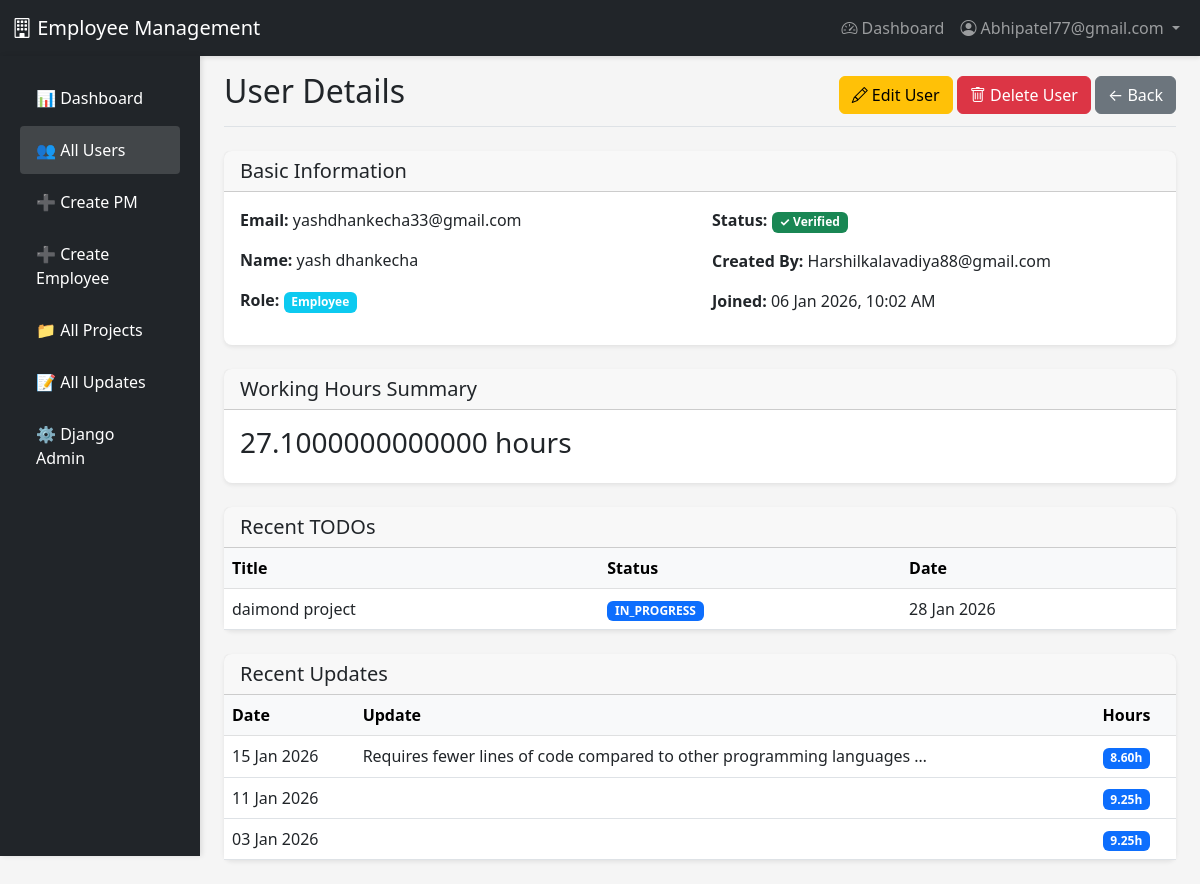
Page /user/12/ (signed in) on the committed database.
### accounts/models.py (models this page shows, shortened)
class User(AbstractUser):
    ROLE_CHOICES = (
        ('EMPLOYEE', 'Employee'),
        ('PM', 'Project Manager'),
        ('ADMIN', 'Admin'),
    )
    username = None
    email = models.EmailField(unique=True)
    role = models.CharField(max_length=10, choices=ROLE_CHOICES, default='EMPLOYEE')
    profile_image = models.ImageField(upload_to='profiles/', null=True, blank=True)
    is_verified = models.BooleanField(default=False)
    verification_token = models.CharField(max_length=100, blank=True)
    created_by = models.ForeignKey(
        'self',
        on_delete=models.CASCADE,  # ← Ye change kiya
        null=True,
        blank=True,
        related_name='created_users'
    )
    USERNAME_FIELD = 'email'
    REQUIRED_FIELDS = []
    objects = UserManager()
    class Meta:
        db_table = 'users'
        verbose_name = 'User'
        verbose_name_plural = 'Users'

class Todo(models.Model):
    STATUS_CHOICES = (
        ('PENDING', 'Pending'),
        ('IN_PROGRESS', 'In Progress'),
        ('COMPLETED', 'Completed'),
    )
    employee = models.ForeignKey(
        User,
        on_delete=models.CASCADE,  # ← Already correct
        limit_choices_to={'role': 'EMPLOYEE'},
        related_name='todos'
    )
    title = models.CharField(max_length=200)
    description = models.TextField(blank=True)
    status = models.CharField(max_length=15, choices=STATUS_CHOICES, default='PENDING')
    date = models.DateField(default=timezone.now)
    created_at = models.DateTimeField(auto_now_add=True)
    updated_at = models.DateTimeField(auto_now=True)
    class Meta:
        db_table = 'todos'
        ordering = ['-date', '-created_at']
        verbose_name = 'Todo'
        verbose_name_plural = 'Todos'

class DailyUpdate(models.Model):
    employee = models.ForeignKey(
        User,
        on_delete=models.CASCADE,  # ← Already correct
        limit_choices_to={'role': 'EMPLOYEE'},
        related_name='daily_updates'
    )
    date = models.DateField(default=timezone.now)
    update_text = models.TextField()
    working_hours = models.DecimalField(
        max_digits=4,
        decimal_places=2,
        validators=[MinValueValidator(0)],
        help_text="Working hours for the day"
    )
    created_at = models.DateTimeField(auto_now_add=True)
    updated_at = models.DateTimeField(auto_now=True)
    class Meta:
        db_table = 'daily_updates'
        ordering = ['-date', '-created_at']
        unique_together = ['employee', 'date']
        verbose_name = 'Daily Update'
        verbose_name_plural = 'Daily Updates'

### accounts/views.py (the view)
    def wrapper(request, *args, **kwargs):
        if not request.user.is_authenticated or request.user.role != 'ADMIN':
            messages.error(request, 'Access denied. Admin only.')
            return redirect('dashboard')
        return view_func(request, *args, **kwargs)

### accounts/views.py (called while the page is built)
def admin_required(view_func):
    def wrapper(request, *args, **kwargs):
        if not request.user.is_authenticated or request.user.role != 'ADMIN':
            messages.error(request, 'Access denied. Admin only.')
            return redirect('dashboard')
        return view_func(request, *args, **kwargs)
    return wrapper

@login_required
@admin_required
def admin_user_detail(request, user_id):
    user_obj = get_object_or_404(User, id=user_id)
    context = {
        'user_obj': user_obj,
    }
    if user_obj.role == 'EMPLOYEE':
        context['todos'] = Todo.objects.filter(employee=user_obj)[:10]
        context['updates'] = DailyUpdate.objects.filter(employee=user_obj)[:10]
        context['total_hours'] = DailyUpdate.objects.filter(employee=user_obj).aggregate(
            total=Sum('working_hours')
        )['total'] or 0
    elif user_obj.role == 'PM':
        context['projects'] = Project.objects.filter(created_by=user_obj)
        context['employees'] = User.objects.filter(created_by=user_obj, role='EMPLOYEE')
    return render(request, 'accounts/admin_user_detail.html', context)

### accounts/templates/accounts/admin_user_detail.html (shortened to what this page needs)
{% extends 'base.html' %}
{% load static %}
{% block content %}
<div class="container-fluid">
    <div class="row">
        <nav class="col-md-2 d-md-block bg-dark sidebar vh-100 position-fixed" style="top: 56px;">
            <div class="position-sticky pt-3">
                <ul class="nav flex-column">
                    <li class="nav-item">
                        <a class="nav-link text-white" href="{% url 'dashboard' %}">📊 Dashboard</a>
                    </li>
                    <li class="nav-item">
                        <a class="nav-link text-white active" href="{% url 'admin_users_list' %}">👥 All Users</a>
                    </li>
                    <li class="nav-item">
                        <a class="nav-link text-white" href="{% url 'pm_create' %}">➕ Create PM</a>
                    </li>
                    <li class="nav-item">
                        <a class="nav-link text-white" href="{% url 'admin_create_employee' %}">➕ Create Employee</a>
                    </li>
                    <li class="nav-item">
                        <a class="nav-link text-white" href="{% url 'admin_projects_list' %}">📁 All Projects</a>
                    </li>
                    <li class="nav-item">
                        <a class="nav-link text-white" href="{% url 'admin_updates_list' %}">📝 All Updates</a>
                    </li>
                    <li class="nav-item">
                        <a class="nav-link text-white" href="/admin/" target="_blank">⚙️ Django Admin</a>
                    </li>
                </ul>
            </div>
        </nav>
        <main class="col-md-10 ms-sm-auto px-md-4" style="margin-left: 16.66667%;">
            <div class="pt-3 pb-2 mb-4 border-bottom d-flex justify-content-between align-items-center">
                <h1 class="h2">User Details</h1>
                <div>
                    <a href="{% url 'admin_user_update' user_obj.id %}" class="btn btn-warning">
                        <i class="bi bi-pencil"></i> Edit User
                    </a>
                    {% if not user_obj.is_superuser %}
                        <a href="{% url 'admin_user_delete' user_obj.id %}" class="btn btn-danger">
                            <i class="bi bi-trash"></i> Delete User
                        </a>
                    {% endif %}
                    <a href="{% url 'admin_users_list' %}" class="btn btn-secondary">
                        ← Back
                    </a>
                </div>
            </div>
            <div class="card mb-4">
                <div class="card-header">
                    <h5 class="mb-0">Basic Information</h5>
                </div>
                <div class="card-body">
                    <div class="row">
                        <div class="col-md-6">
                            <p><strong>Email:</strong> {{ user_obj.email }}</p>
                            <p><strong>Name:</strong> {{ user_obj.get_full_name|default:"-" }}</p>
                            <p><strong>Role:</strong>
                                <span class="badge bg-{% if user_obj.role == 'ADMIN' %}danger{% elif user_obj.role == 'PM' %}success{% else %}info{% endif %}">
                                    {{ user_obj.get_role_display }}
                                </span>
                            </p>
                        </div>
                        <div class="col-md-6">
                            <p><strong>Status:</strong>
                                {% if user_obj.is_verified %}
                                    <span class="badge bg-success">✓ Verified</span>
                                {% else %}
                                    <span class="badge bg-warning text-dark">Pending</span>
                                {% endif %}
                            </p>
                            <p><strong>Created By:</strong> {{ user_obj.created_by.email|default:"-" }}</p>
                            <p><strong>Joined:</strong> {{ user_obj.date_joined|date:"d M Y, h:i A" }}</p>
                        </div>
                    </div>
                </div>
            </div>
            {% if user_obj.role == 'EMPLOYEE' %}
                <div class="card mb-4">
                    <div class="card-header">
                        <h5 class="mb-0">Working Hours Summary</h5>
                    </div>
                    <div class="card-body">
                        <h3>{{ total_hours }} hours</h3>
                    </div>
                </div>
                <div class="card mb-4">
                    <div class="card-header">
                        <h5 class="mb-0">Recent TODOs</h5>
                    </div>
                    <div class="card-body p-0">
                        <table class="table mb-0">
                            <thead class="table-light">
                                <tr>
                                    <th>Title</th>
                                    <th>Status</th>
                                    <th>Date</th>
                                </tr>
                            </thead>
                            <tbody>
                                {% for todo in todos %}
                                <tr>
                                    <td>{{ todo.title }}</td>
                                    <td><span class="badge bg-primary">{{ todo.status }}</span></td>
                                    <td>{{ todo.date|date:"d M Y" }}</td>
                                </tr>
                                {% empty %}
                                <tr><td colspan="3" class="text-center text-muted">No TODOs</td></tr>
                                {% endfor %}
                            </tbody>
                        </table>
                    </div>
                </div>
                <div class="card mb-4">
                    <div class="card-header">
                        <h5 class="mb-0">Recent Updates</h5>
                    </div>
                    <div class="card-body p-0">
                        <table class="table mb-0">
                            <thead class="table-light">
                                <tr>
                                    <th>Date</th>
                                    <th>Update</th>
                                    <th>Hours</th>
                                </tr>
                            </thead>
                            <tbody>
                                {% for update in updates %}
                                <tr>
                                    <td>{{ update.date|date:"d M Y" }}</td>
                                    <td>{{ update.update_text|truncatewords:10 }}</td>
                                    <td><span class="badge bg-primary">{{ update.working_hours }}h</span></td>
                                </tr>
                                {% empty %}
                                <tr><td colspan="3" class="text-center text-muted">No updates</td></tr>
                                {% endfor %}
                            </tbody>
                        </table>
                    </div>
                </div>
            {% endif %}
        </main>
    </div>
</div>
{% endblock %}

### accounts/templates/base.html (shortened to what this page needs)
<!DOCTYPE html>
<html lang="en">
<head>
    <link href="https://cdn.jsdelivr.net/npm/bootstrap@5.3.0/dist/css/bootstrap.min.css" rel="stylesheet">
    <link rel="stylesheet" href="https://cdn.jsdelivr.net/npm/bootstrap-icons@1.11.0/font/bootstrap-icons.css">
</head>
<body>
    <nav class="navbar navbar-expand-lg navbar-dark bg-dark">
        <div class="container-fluid">
            <a class="navbar-brand" href="{% url 'dashboard' %}">
                <i class="bi bi-building"></i> Employee Management
            </a>
            {% if user.is_authenticated %}
                <div class="collapse navbar-collapse" id="navbarNav">
                    <ul class="navbar-nav ms-auto">
                        <li class="nav-item">
                            <a class="nav-link" href="{% url 'dashboard' %}">
                                <i class="bi bi-speedometer2"></i> Dashboard
                            </a>
                        </li>
                        <li class="nav-item dropdown">
                            <a class="nav-link dropdown-toggle" href="#" id="navbarDropdown" role="button" data-bs-toggle="dropdown">
                                <i class="bi bi-person-circle"></i> {{ user.email }}
                            </a>
                        </li>
                    </ul>
                </div>
            {% endif %}
        </div>
    </nav>
    <main>
        {% block content %}{% endblock %}
    </main>
</body>
</html>

### accounts/templates/base.html (style rules this page uses)
body { background: #f8f9fa; }
.navbar { box-shadow: 0 2px 4px rgba(0,0,0,0.1); }
.card { border-radius: 10px; border: none; }

### accounts/templates/accounts/admin_user_detail.html (style rules this page uses)
body { background-color: #f5f5f5 !important; }
.sidebar { box-shadow: 2px 0 5px rgba(0, 0, 0, 0.1); }
.sidebar .nav-link { font-weight: 500; color: rgba(255, 255, 255, .8); padding: 0.75rem 1rem; border-radius: 4px; margin: 2px 8px; }
.sidebar .nav-link.active { color: #fff; background-color: rgba(255, 255, 255, .15); }
.card { border: none; border-radius: 8px; box-shadow: 0 2px 4px rgba(0, 0, 0, 0.08); }

### rows in the picture
User: email "Abhipatel77@gmail.com"
User: email "yashdhankecha33@gmail.com", get_full_name "yash dhankecha", role "Employee", created_by.email "Harshilkalavadiya88@gmail.com", date_joined "06 Jan 2026, 10:02 AM"
Todo: title "daimond project", status "IN_PROGRESS", date "28 Jan 2026"
DailyUpdate: date "15 Jan 2026", update_text "Requires fewer lines of code compared to other programming languages …", working_hours "8.60"
DailyUpdate: date "11 Jan 2026", working_hours "9.25"
DailyUpdate: date "03 Jan 2026", working_hours "9.25"

### other values in the picture
{{ total_hours }} "27.1000000000000"
